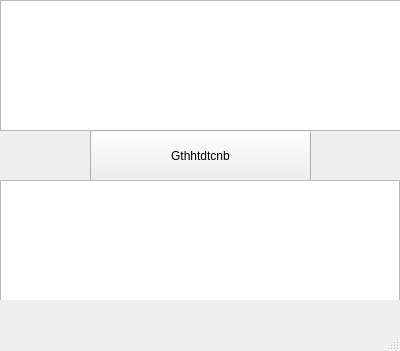
<?xml version="1.0" encoding="UTF-8"?>
<ui version="4.0">
 <class>MainWindow</class>
 <widget class="QMainWindow" name="MainWindow">
  <property name="geometry">
   <rect>
    <x>0</x>
    <y>0</y>
    <width>400</width>
    <height>351</height>
   </rect>
  </property>
  <property name="minimumSize">
   <size>
    <width>400</width>
    <height>300</height>
   </size>
  </property>
  <property name="maximumSize">
   <size>
    <width>400</width>
    <height>351</height>
   </size>
  </property>
  <property name="windowTitle">
   <string>MainWindow</string>
  </property>
  <widget class="QWidget" name="centralwidget">
   <property name="minimumSize">
    <size>
     <width>400</width>
     <height>300</height>
    </size>
   </property>
   <property name="maximumSize">
    <size>
     <width>400</width>
     <height>300</height>
    </size>
   </property>
   <property name="autoFillBackground">
    <bool>false</bool>
   </property>
   <widget class="QTextEdit" name="textEdit">
    <property name="geometry">
     <rect>
      <x>0</x>
      <y>0</y>
      <width>401</width>
      <height>131</height>
     </rect>
    </property>
    <property name="minimumSize">
     <size>
      <width>0</width>
      <height>0</height>
     </size>
    </property>
    <property name="maximumSize">
     <size>
      <width>16777215</width>
      <height>16777215</height>
     </size>
    </property>
   </widget>
   <widget class="QPushButton" name="pushButton">
    <property name="geometry">
     <rect>
      <x>90</x>
      <y>130</y>
      <width>221</width>
      <height>51</height>
     </rect>
    </property>
    <property name="mouseTracking">
     <bool>true</bool>
    </property>
    <property name="text">
     <string>Gthhtdtcnb</string>
    </property>
   </widget>
   <widget class="QPlainTextEdit" name="plainTextEdit">
    <property name="geometry">
     <rect>
      <x>0</x>
      <y>180</y>
      <width>400</width>
      <height>121</height>
     </rect>
    </property>
    <property name="minimumSize">
     <size>
      <width>400</width>
      <height>0</height>
     </size>
    </property>
    <property name="maximumSize">
     <size>
      <width>400</width>
      <height>16777215</height>
     </size>
    </property>
   </widget>
  </widget>
  <widget class="QMenuBar" name="menubar">
   <property name="geometry">
    <rect>
     <x>0</x>
     <y>0</y>
     <width>400</width>
     <height>29</height>
    </rect>
   </property>
  </widget>
  <widget class="QStatusBar" name="statusbar"/>
 </widget>
 <resources/>
 <connections/>
</ui>
